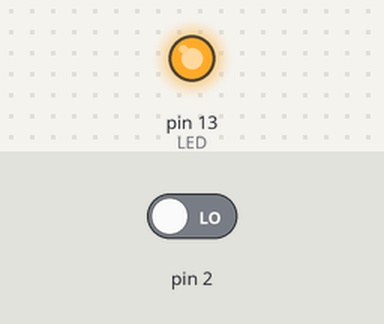
Bench run of a sketch on a simulated Arduino Uno, built with avr-gcc and run on an emulated ATmega328P. Parts: output pins drawn as LEDs (lit = HIGH). The test bench sets the inputs (shaded band); at power-on: pin 2 LOW.

Above: at 1.2 s.
1.3 s: pin 2 driven HIGH
At 1.8 s:
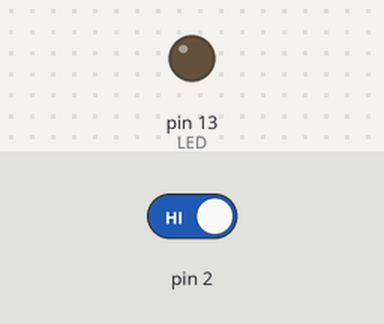
2.9 s: pin 2 driven LOW
At 4.2 s:
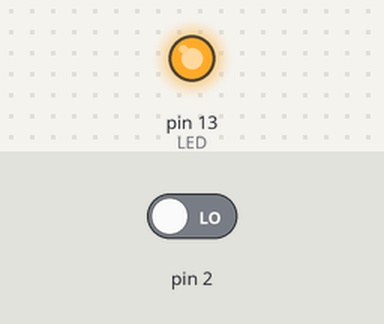
Timing chart, 0 to 5.9 s (numbered marks = the images above; inputs shaded):
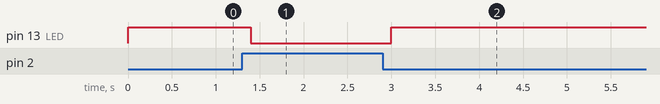

The sketch:

externalinerrujpt.ino
```cpp
const byte LED = 13;
const byte BUTTON = 2;
volatile byte state=LOW ;
// Interrupt Service Routine (ISR)
ISR(INT0_vect)
{
  state = !state; // to toogle the led
}
void setup ()
{
  pinMode (LED, OUTPUT);  // so we can update the LED
  //digitalWrite (BUTTON, HIGH);  // internal pull-up resistor
//  attachInterrupt (digitalPinToInterrupt (BUTTON), switchPressed, CHANGE);  // attach interrupt handler
SREG |= (1<<7);      //enable gloval interrupt
EIMSK |= (1<<INT0);   //enable interrupt 0
EICRA |= (1<<ISC00) ; //select the mode, risin,falling,high low
EICRA &= (~(1<<ISC01));//select the mode
}  // end of setup

void loop ()
{
  // loop doing nothing
  digitalWrite(LED,state);
  delay(200);

} 
```

Measured:
- after the input at 1.3 s, pin 13 (LED): HIGH → LOW after 0.10 s
- after the input at 2.9 s, pin 13 (LED): LOW → HIGH after 0.10 s
